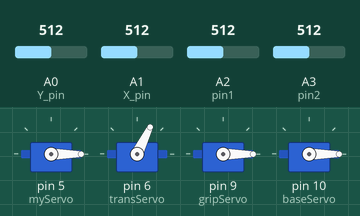
Simulated run of this sketch. Board: Arduino Uno, built with avr-gcc and run on an emulated ATmega328P. On the bench: 4 × servo. The test bench sets the inputs (shaded band); at power-on: A3 (pin2) = 512, A1 (X_pin) = 512, A0 (Y_pin) = 512, A2 (pin1) = 512.

Above: at 1.2 s.
1.3 s: A3 (pin2) set to 702
At 3.4 s:
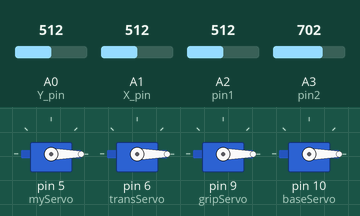
3.7 s: A3 (pin2) set to 729
At 6.4 s:
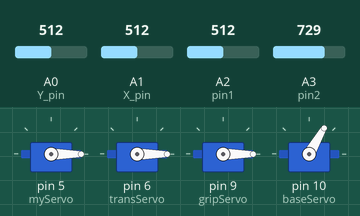
6.7 s: A1 (X_pin) set to 705
8.2 s: A1 (X_pin) set to 729
At 9.3 s:
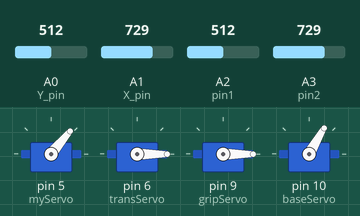
10.4 s: A0 (Y_pin) set to 703
11.9 s: A0 (Y_pin) set to 728
At 14.5 s:
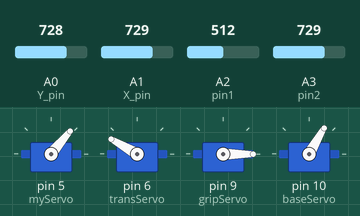
Timing chart, 0 to 15.9 s (numbered marks = the images above; inputs shaded):
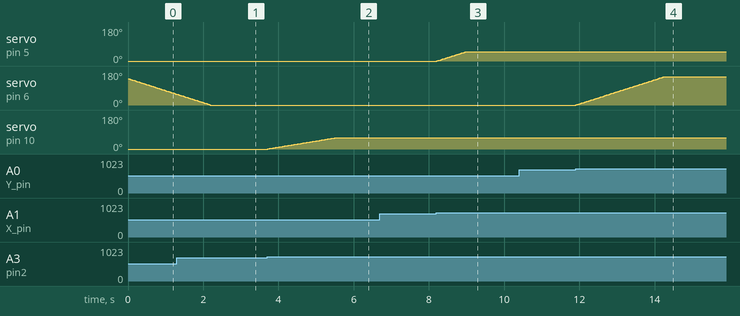

The sketch:

proiect.ino
```cpp
#include <Servo.h>

const int Y_pin = 0; // controleaza servo din mijloc, adica transServo
const int X_pin = 1; // controleaza main servo, adica myServo

const int pin1 = 2;
const int pin2 = 3;

Servo myServo;
int myServoPos = 0;
const int myServoStartLimit = 0; // pozitie orizontala
const int myServoEndLimit = 50;

Servo transServo;
int transServoPos = 140;
const int transServoStartLimit = 0; // pozitie verticala, capat in jos
const int transServoEndLimit = 150; // putin peste 90, unde 90 ar fii pozitie orizontala

Servo gripServo;
int gripServoPos = 0;
const int gripServoStartLimit = 0; // pozitie in care gripperul este deschis
const int gripServoEndLimit = 24; // 26 merge ok cu delay(50), si este aproape limit de holder

Servo baseServo;
int baseServoPos = 0;
const int baseServoStartLimit = 0;
const int baseServoEndLimit = 0;

void setup() {
  /* Attach all servos */
  myServo.attach(5);
  transServo.attach(6);
  gripServo.attach(9);
  baseServo.attach(10);

}

void move_middle() {
  int val;

  val = analogRead(Y_pin);
  if(val >= 720 && transServoPos <= 149) {
    transServoPos += 1;
  }

  if(val <= 540 && transServoPos >= 1) {
    transServoPos -= 1;
  }

}

void move_base() {
  int val;

  val = analogRead(pin2);
  if(val >= 720 && baseServoPos <= 59) {
    baseServo.write(baseServoPos + 1);
    delay(15);
    baseServoPos += 1;
  }

  if(val <= 540 && baseServoPos >= 1) {
    baseServo.write(baseServoPos - 1);
    delay(15);
    baseServoPos -= 1;
  }

}

void move_main() {
  int val;

  val = analogRead(X_pin);
  if(val >= 720 && myServoPos <= 49) {
    myServoPos += 1;
  }

  if(val <= 540 && myServoPos >= 1) {
    myServoPos -= 1;
  }
}

void move_gripper() {
  int val;

  val = analogRead(pin1);
  if(val >= 720 && gripServoPos <= 23) {
    gripServoPos += 1;
  }

  if(val <= 540 && gripServoPos >= 1) {
    gripServoPos -= 1;
  }
}

void loop() {
  move_base();

  move_main();

  move_middle();

  move_gripper();

  transServo.write(transServoPos);
  myServo.write(myServoPos);
  gripServo.write(gripServoPos);
  baseServo.write(baseServoPos);
  delay(15);

}
```

Measured:
- the behaviour switches between 719 and 720 on A3 (pin2) (found by bisection; images 1 and 2)
- the behaviour switches between 719 and 720 on A1 (X_pin) (found by bisection; images 2 and 3)
- the behaviour switches between 719 and 720 on A0 (Y_pin) (found by bisection; images 3 and 4)
- after the input at 3.7 s, servo on pin 10 (baseServo): moves from 0° to 60° over 1.8 s, starting at once
- after the input at 6.7 s, every drawn part: stays the same
- after the input at 8.2 s, servo on pin 5 (myServo): moves from 0° to 50° over 0.77 s, starting at once
- after the input at 10.4 s, every drawn part: stays the same
- after the input at 11.9 s, servo on pin 6 (transServo): moves from 0° to 150° over 2.3 s, starting at once
